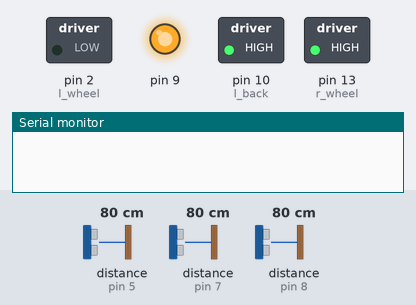
A sketch run on a simulated Arduino Uno, built with avr-gcc and run on an emulated ATmega328P. Shown: switched loads named in the sketch (green lamp = pin HIGH), output pins drawn as LEDs (lit = HIGH), the last lines printed to the serial monitor. Wiring (inferred from the names in the program): 3 × ultrasonic range finder: trigger pin 3, echo pin 5 / trigger pin 6, echo pin 7 / trigger pin 11, echo pin 8. Inputs (shaded band) come from the test bench; at power-on: distance to the obstacle (sensors on pin 7, pin 8, pin 5) 80 cm. The echo pulse lasts 58.3 µs per cm; random numbers use the default seed unless the sketch sets one; pins used as bus, display or sensor lines are not drawn.

Above: at 0.1 s.
At 3.47 s:
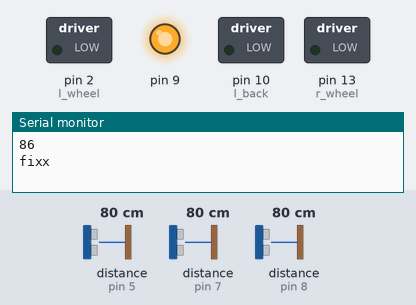
4.3 s: distance to the obstacle (sensor on pin 7) set to 250 cm
7.3 s: distance to the obstacle (sensor on pin 8) set to 299 cm
10.3 s: distance to the obstacle (sensor on pin 5) set to 49 cm
13.3 s: distance to the obstacle (sensor on pin 5) set to 41 cm
16.3 s: distance to the obstacle (sensor on pin 5) set to 60 cm
At 17.59 s:
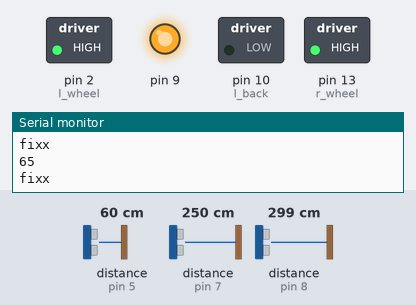
19.3 s: distance to the obstacle (sensor on pin 7) set to 299 cm
Timing chart, 0 to 23.3 s (numbered marks = the images above; inputs shaded):
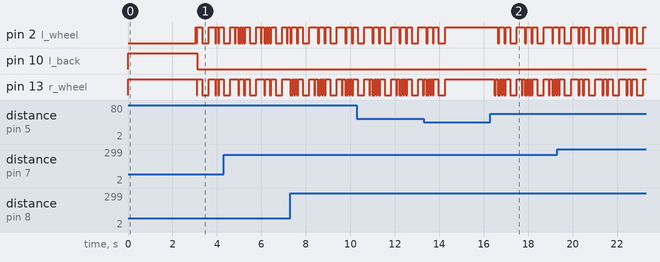

The sketch:

polymaze.ino
```cpp
int l_wheel=2;
int l_back=10;
int r_back=4;
int r_wheel=13;
int o_r=5;


int o_l=6;
//int s_r=11;
int led=11;
int s_l=10;
int m_1,m_2,m_3;
int c_1,c_2,c_3;
int t_1,t_2,t_3;
bool GoBack=true;
// sonic2 for left
// sonic3 for right
  String DifferentWays[] = {
    "null",
    "top",
    "right",
    "left",
    "prev"
  };
int start=0;
int trig_1=3;
int echo_1=5;
int BestWay=0;

bool fix_or_not=true;
bool whoami=true;
bool if_run_r=true;
bool if_run_l=true;

int value1,value2,value3;
int x_value1,x_value2,x_value3;

int trig_2=6;
int echo_2=7;

int trig_3=11;
int echo_3=8;

bool isRight=true;
bool isLeft=true;

bool rightconfirm=false;
bool leftconfirm=true;
int randNumber;
int LastTurn=0;

void setup(){
  Serial.begin(9600);
  pinMode(r_wheel,OUTPUT);
  pinMode(l_wheel,OUTPUT);
  pinMode(l_back,OUTPUT);
  //pinMode(led,OUTPUT);
  pinMode(echo_1,INPUT);
  pinMode(trig_1,OUTPUT);
  pinMode(9,OUTPUT);
  pinMode(10,OUTPUT);
  pinMode(echo_2,INPUT);
  pinMode(trig_2,OUTPUT);
  pinMode(echo_3,INPUT);
  pinMode(trig_3,OUTPUT);
  randomSeed(analogRead(0));
  digitalWrite(9,250);
  digitalWrite(10,250);

 digitalWrite(r_wheel,HIGH);

  //digitalWrite(r_back,HIGH);
    //digitalWrite(l_wheel,HIGH);
  delay(3000);

}

int validate_turn(){
  x_value1=sonic1();
  x_value3=sonic2();
  x_value2=sonic3();
  //Serial.println(x_value1);
  if(x_value2 >=33 && x_value3 >=33 && x_value1 >= 33){
    fix_or_not=false;
    digitalWrite(l_wheel,LOW);
    digitalWrite(r_wheel,LOW);
    if(sonic3() >=33 && sonic2() >=33 && sonic1() >= 33){
      randNumber=random(1,4);
      maze_solve(1,1,1,3);
      return 0;
    }


  }if(x_value2 >=30 && x_value3 >=33 && x_value1 < 33 ){
        fix_or_not=false;

        digitalWrite(l_wheel,LOW);
        digitalWrite(r_wheel,LOW);
    if(sonic3() >=33 && sonic2() >=33 && sonic1() <33 ){
    randNumber=random(2,4);
    maze_solve(0,1,1,3);
    return 0;
    }


  }if(x_value2 >=33 && x_value3 <33 && x_value1 < 33){
          fix_or_not=false;

        digitalWrite(l_wheel,LOW);
        digitalWrite(r_wheel,LOW);


    if(sonic3() >=33 && sonic2() <33 && sonic1() <33){
      maze_solve(0,1,0,3);
      return 0;
    }


  }if(x_value2 <33 && x_value3 >=33 && x_value1 < 33){
          fix_or_not=false;

        digitalWrite(l_wheel,LOW);
        digitalWrite(r_wheel,LOW);

    if(sonic3() <30 && sonic2() >=40 && sonic1() <30){
        maze_solve(0,0,1,2);
        return 0;
    }


  }if(x_value2 >=33 && x_value3 < 33 && x_value1 >= 33){
          fix_or_not=false;
        digitalWrite(l_wheel,LOW);
        digitalWrite(r_wheel,LOW);

    if(sonic3() >=33 && sonic2() < 33 && sonic1() >= 33){

      randNumber=random(1,4);
      if(randNumber == 2){randNumber=3;}
      maze_solve(1,1,0,3);
      return 0;
    }


  }if(x_value2 <33 && x_value3 >=33 && x_value1 >= 33){
        fix_or_not=false;

        digitalWrite(l_wheel,LOW);
        digitalWrite(r_wheel,LOW);

    if(sonic3() <33 && sonic2() >=33 && sonic1() >= 33){
      randNumber=random(1,3);
      maze_solve(1,0,1,2);
      return 0;
    }

    }


 }
void loop(){

  Serial.println(sonic1());
    path_fix();
  if(if_run_r == true){
  digitalWrite(r_wheel,HIGH);
  }
  if(if_run_l == true){
  digitalWrite(l_wheel,HIGH);
  }
  validate_turn();
  path_fix();


}
int full_returnx(){
    digitalWrite(r_wheel,LOW);
    digitalWrite(l_wheel,HIGH);
    digitalWrite(r_back,HIGH);
    delay(200);
    while(true){
      //Serial.println(sonic1());
      if(sonic1() >= 30){
        delay(1);
        if(sonic1() >= 30){
        digitalWrite(l_wheel,LOW);
        digitalWrite(l_back,LOW);
                  break;
          }
        }
      }
      delay(200);

    return 0;
}


int path_fix(){

  Serial.println("fixx");
  value1=sonic1();
  value3=sonic2();
  value2=sonic3();
  //Serial.println(value2);
  if(sonic1() <= 11 && value3 <= 20 && value2 <=20 ){
    stop();
    digitalWrite(r_wheel,HIGH);
    digitalWrite(l_wheel,HIGH);
    return 0;
  }
  if(value3 > value2+3 && value3 >= 0  && value2 >= 0){
        digitalWrite(l_wheel,LOW);
        digitalWrite(r_wheel,HIGH);
        delay(50);
        digitalWrite(r_wheel,HIGH);
        digitalWrite(l_wheel,HIGH);
        if_run_r=true;
        if_run_l=true;

        if_run_l=false;
        return 0;
  }if(value2 > value3+3 && value3 >= 0  && value2 >= 0){
    digitalWrite(r_wheel,LOW);
    digitalWrite(l_wheel,HIGH);
      delay(50);
      digitalWrite(r_wheel,HIGH);
      digitalWrite(l_wheel,HIGH);
      if_run_r=true;
      if_run_l=true;
      return 0;
    }if(value2 = value3+3 || value3 == value2-3 || value2 == value3){
      digitalWrite(r_wheel,HIGH);
      digitalWrite(l_wheel,HIGH);
      return 0;
      }
      //validate_turn();
     return 0;

}


int maze_solve(int top,int left,int right,int rand_value){
  //Serial.println("TOP :"+String(top)+" Left : "+String(left)+" Right :"+String(right));
  //Serial.println(modifiedJsonString);
  Serial.println("");
  switch(rand_value){
    case 1:
      //serializeJson(doc, modifiedJsonString);
      //Serial.println(modifiedJsonString);
      //readJson(way_count,1);
      Serial.println("Go Forward");
      digitalWrite(r_wheel,HIGH);
      digitalWrite(l_wheel,HIGH);

      break;

  case 2:
  digitalWrite(9,150);
  digitalWrite(10,150);

  AllOff();
  Serial.println("LEFT");
      if(start == 0){
        start++;
        BestWay=3;
        }
      else{
        start++;
        }

      LastTurn=2;
      //serializeJson(doc, modifiedJsonString);
      //Serial.println(modifiedJsonString);
      //fix_or_not=true;
      //digitalWrite(led,HIGH);
      digitalWrite(l_wheel,HIGH);
      digitalWrite(r_wheel,HIGH);
      if(sonic1() <= 20){
      for(int right=0;right<=200;right++){
        delay(10);
        if(sonic1() <= 10 && sonic1() <= 30){
          //digitalWrite(led,LOW);
          break;

        }else{
          delay(10);
          }
        }
      }else{
        delay(400);
       }
      digitalWrite(l_wheel,LOW);
      digitalWrite(r_wheel,LOW);
      delay(400);
      digitalWrite(l_wheel,HIGH);
      digitalWrite(l_wheel,10);
      digitalWrite(r_wheel,HIGH);
      //digitalWrite(r_back,HIGH);
      //delay(650);

      //int son_val=sonic1();
        for(int right=0;right<=200;right++){
        delay(30);
        if(sonic1() >= 35){
          delay(100);
          //digitalWrite(led,HIGH);
          break;

        }else{
          delay(70);
          }
        }
      //if(son_val >= 45 && son_val*-1 < 0 ){
      //Serial.println("Sonic : "+String(sonic1()));
      delay(10);
      //if(sonic1()-45 >= 0){
       delay(20);
       //if(sonic1()-45 >= 0){
       digitalWrite(l_wheel,HIGH);
       //digitalWrite(r_back,LOW);
        path_fix();
        delay(100);
        digitalWrite(l_wheel,LOW);
        digitalWrite(r_wheel,LOW);
        //Serial.println("Sonic0.2 : "+String(sonic1()));
        //digitalWrite(led,LOW);
        fix_or_not=true;
        ////break;
        //freadJson(way_count,3);
        break;
          digitalWrite(9,80);
         digitalWrite(9,80);


    case 3:
              digitalWrite(9,150);
              digitalWrite(10,150);
      AllOff();
      if(start == 0){
        start++;
        BestWay=3;
        }else{
          start++;}

    LastTurn=1;
    //serializeJson(doc, modifiedJsonString);
    //Serial.println(modifiedJsonString);

    //fix_or_not=true;
    //Serial.println(44444);
    //digitalWrite(led,HIGH);
    digitalWrite(l_wheel,HIGH);
    digitalWrite(r_wheel,HIGH);
    if(sonic1() <= 20){

    for(int right=0;right<=200;right++){
        delay(25);
        if(sonic1() <= 10){
         // digitalWrite(led,LOW);
          break;

        }else{
          delay(25);
          }
        }
    }else{
      delay(200);
      }
    digitalWrite(l_wheel,LOW);
    digitalWrite(r_wheel,LOW);
    delay(300);
    digitalWrite(r_wheel,HIGH);
    digitalWrite(l_wheel,HIGH);
    //digitalWrite(9,150);
    //digitalWrite(r_back,HIGH);
    //delay(580);

    //int son_val=sonic1();
    //if(son_val >= 45 && son_val*-1 < 0 ){
    for(int right=0;right<=200;right++){
        delay(70);
        if(sonic1() >= 50){
          delay(50);
          //digitalWrite(led,HIGH);
          break;

        }else{
          delay(70);
          }
        }
    //Serial.println("Sonic : "+String(sonic1()));
    delay(10);
    //if(sonic1()-45 >= 0){
     delay(20);
     //if(sonic1()-45 >= 0){
     digitalWrite(r_wheel,HIGH);
     digitalWrite(l_wheel,HIGH);
     //digitalWrite(r_back,LOW);
      path_fix();
      delay(100);
      digitalWrite(l_wheel,LOW);
      digitalWrite(r_wheel,LOW);
      //Serial.println("Sonic0.2 : "+String(sonic1()));
      //digitalWrite(led,LOW);
      //fix_or_not=true;
      //break;
      //readJson(way_count,2);
      break;


              digitalWrite(9,80);
              digitalWrite(10,80);
  //delay(2000);
  return 0;
}
}


int sonic1(){
  m_1=10;
  digitalWrite(trig_1,HIGH);
  delayMicroseconds(10);
  digitalWrite(trig_1,LOW);
  t_1=pulseIn(echo_1,HIGH);
  c_1=(t_1*0.034)/2;
  for(int x=0;x<=10;x++){
    m_1+=c_1;
  }
  //Serial.println(m_1/10);
    if(m_1/10 < -340){
         return 250;
    }else{
      return m_1/10;
      }
}


int sonic2(){
  m_2=10;
  digitalWrite(trig_2,HIGH);
  delayMicroseconds(10);
  digitalWrite(trig_2,LOW);
  t_2=pulseIn(echo_2,HIGH);
  c_2=(t_2*0.034)/2;
  for(int x=0;x<=10;x++){
    delay(1);
    m_2+=c_2;
  }
  if(m_2/10 < -340){
    return 230;
  }else{
  return m_2/10;
  }
}


int sonic3(){
  m_3=10;
  digitalWrite(trig_3,HIGH);
  delayMicroseconds(10);
  digitalWrite(trig_3,LOW);
  t_3=pulseIn(echo_3,HIGH);
  c_3=(t_3*0.034)/2;
  for(int x=0;x<=10;x++){
    m_3+=c_3;
    delay(1);
  }
  if(m_3/10 < -340){
    return 230;
  }else{
  return m_3/10;
  }
}


int stop(){
  AllOff();
  delay(100);
  full_return();
  return 0;
}


int AllOff(){
  digitalWrite(r_wheel,LOW);
  digitalWrite(l_wheel,LOW);
  digitalWrite(l_back,LOW);
  digitalWrite(r_back,LOW);

}

int full_return(){
  Serial.println(889988);
  AllOff();
  digitalWrite(l_wheel,HIGH);
  digitalWrite(r_back,HIGH);
  delay(300);
  while(true){
    delay(50);
    if(sonic1() >= 35 && sonic2() <= 25 && sonic3() <= 25 ){
      if(sonic2()+7 >= sonic3() || sonic3()+7>= sonic3()){
      AllOff();
      }
    }
    delay(30);
  return 0;
  }
}
```
